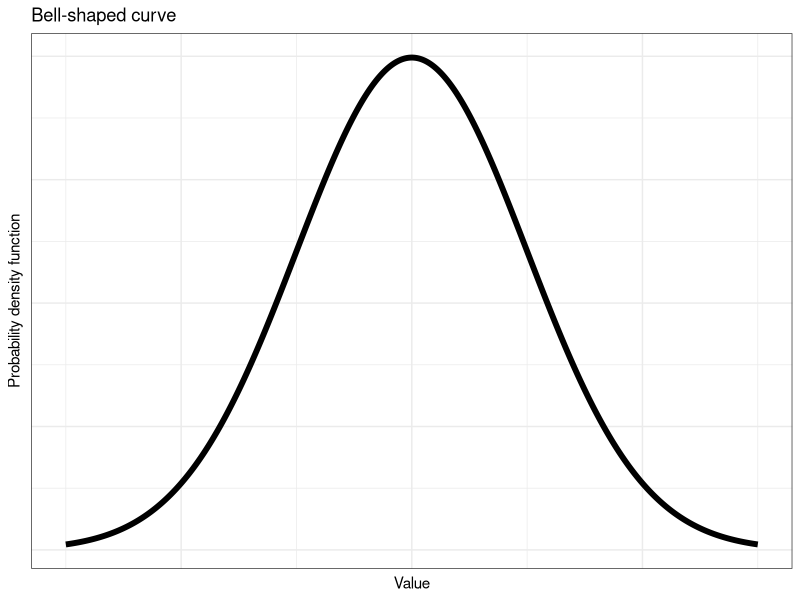
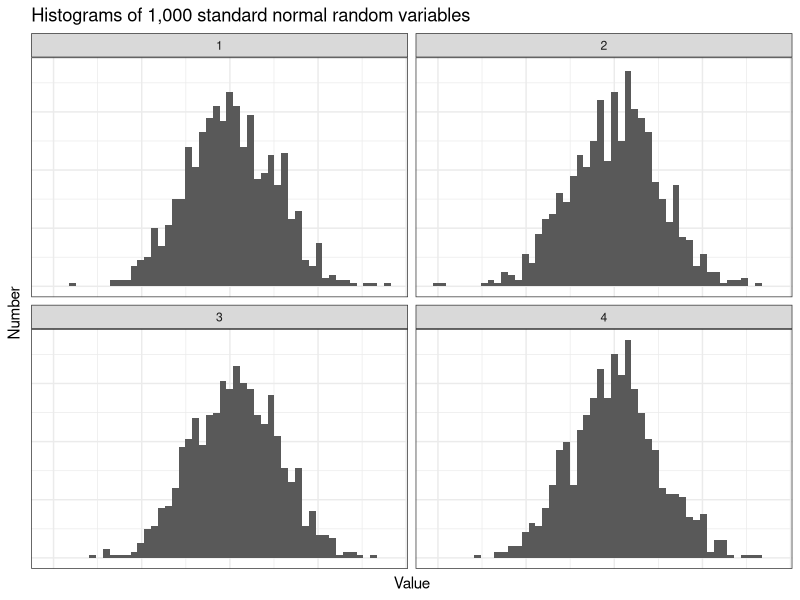
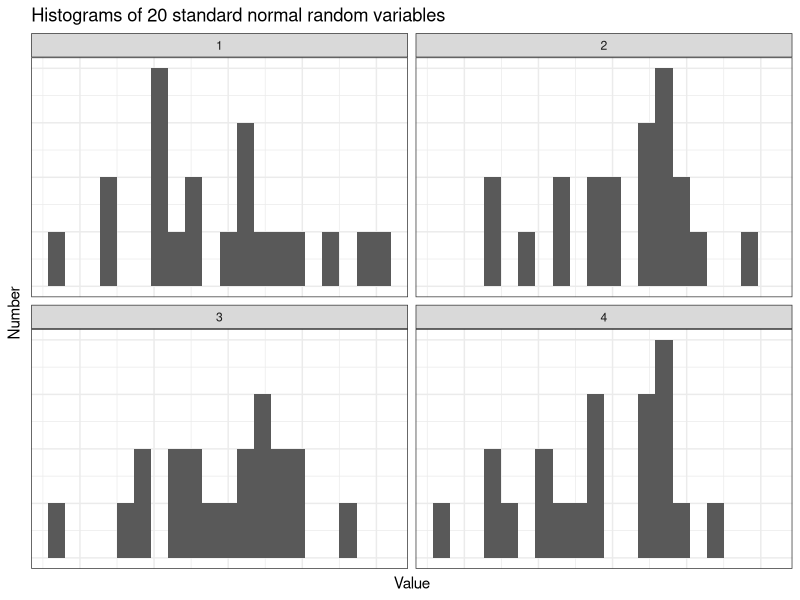
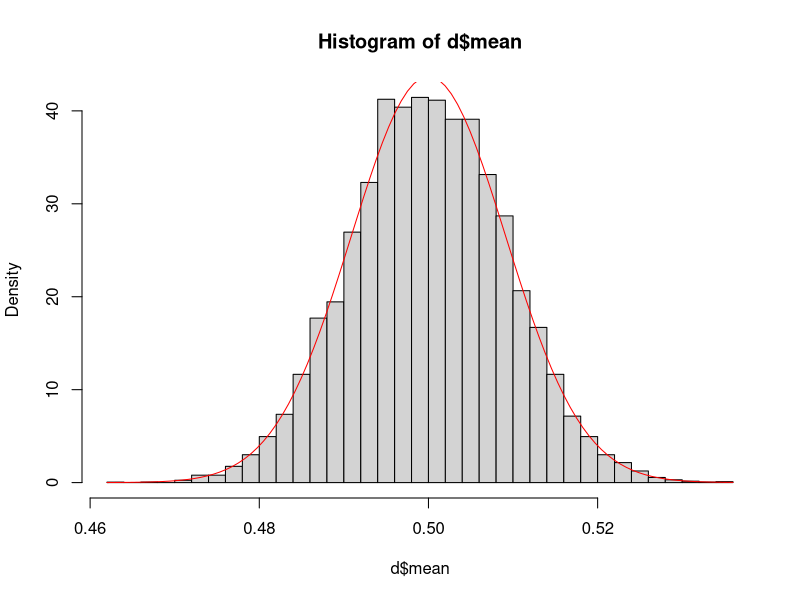
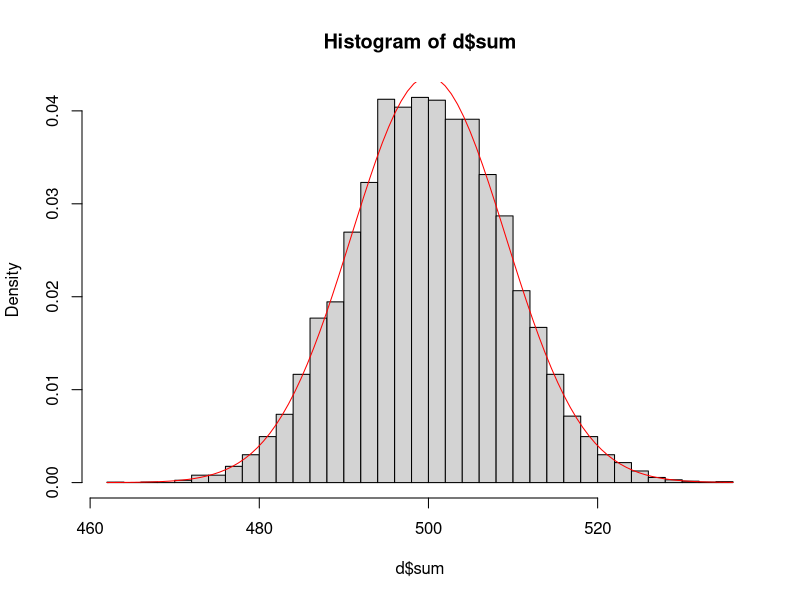

These figures' R source, in order:
## ----libraries, message=FALSE, warning=FALSE, cache=FALSE-------------------------------------------------------------
library("tidyverse")


## ----set_seed---------------------------------------------------------------------------------------------------------
set.seed(2)


## ----out.width = "0.8\\textwidth"-------------------------------------------------------------------------------------
d <- data.frame(x = seq(-3, 3, by = 0.01)) %>%
  dplyr::mutate(pdf = dnorm(x))

ggplot(d, aes(x = x, y = pdf)) +
  geom_line(linewidth = 2) +
  theme_bw() +
  theme(
    axis.text.x = element_blank(),
    axis.text.y = element_blank(),
    axis.ticks = element_blank()) +
  labs(title = "Bell-shaped curve", x = "Value",
       y = "Probability density function")


## ---------------------------------------------------------------------------------------------------------------------
d <- data.frame(rep = 1:4, samples = rnorm(4*1e3))

ggplot(d, aes(x = samples)) +
  geom_histogram(bins = 50) +
  facet_wrap(~rep) +
  theme_bw() +
  theme(
    axis.text.x = element_blank(),
    axis.text.y = element_blank(),
    axis.ticks = element_blank()) +
  labs(title = "Histograms of 1,000 standard normal random variables",
       x = "Value", y = "Number")



## ---------------------------------------------------------------------------------------------------------------------
d <- data.frame(rep = 1:4, samples = rnorm(4*20))

ggplot(d, aes(x = samples)) +
  geom_histogram(bins = 20) +
  facet_wrap(~rep) +
  theme_bw() +
  theme(
    axis.text.x = element_blank(),
    axis.text.y = element_blank(),
    axis.ticks = element_blank()) +
  labs(title = "Histograms of 20 standard normal random variables",
       x = "Value", y = "Number")



## ----averages_of_uniforms, echo = FALSE, eval = FALSE, fig.height=4, out.width="\\textwidth"--------------------------
## n_sims <- 10000; n_obs  <- 1000
## d <- data.frame(rep = rep(1:n_sims, each = n_obs),
##                 x   = runif(n_sims * n_obs)) %>%
##   group_by(rep) %>%
##   summarize(mean = mean(x),
##             sum  = sum(x))
## 
## hist(d$mean, 50, probability = TRUE)
## curve(dnorm(x, mean = 1/2, sqrt(1/12/n_obs)), add = TRUE, col = "red")


## ---------------------------------------------------------------------------------------------------------------------
n_sims <- 10000; n_obs  <- 1000
d <- data.frame(rep = rep(1:n_sims, each = n_obs),
                x   = runif(n_sims * n_obs)) %>%
  group_by(rep) %>%
  summarize(mean = mean(x),
            sum  = sum(x))

hist(d$mean, 50, probability = TRUE)
curve(dnorm(x, mean = 1/2, sqrt(1/12/n_obs)), add = TRUE, col = "red")


## ----echo = FALSE-----------------------------------------------------------------------------------------------------
hist(d$sum,  50, probability = TRUE)
curve(dnorm(x, mean = n_obs/2, sqrt(n_obs/12)), add = TRUE, col = "red")


## ----echo=TRUE--------------------------------------------------------------------------------------------------------
n <- 99
p <- 19/39
1 - pbinom(49, n, p)


## ----echo=TRUE--------------------------------------------------------------------------------------------------------
1 - pnorm(50, n * p, sqrt( n * p * (1 - p) ) )


## ----echo = TRUE------------------------------------------------------------------------------------------------------
diff(pnorm( c(-1.37, 1.37) ))


## ----echo = TRUE------------------------------------------------------------------------------------------------------
1 - 2 * pnorm(-1.96)
